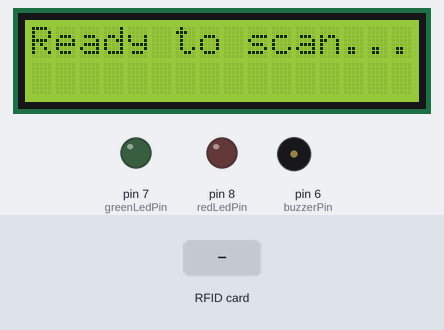
The sketch below on a simulated Arduino Uno, built with avr-gcc and run on an emulated ATmega328P. Parts: 16×2 character LCD, output pins drawn as LEDs (lit = HIGH), buzzer (waves = sounding). The inputs (shaded band) are chosen by the test bench. Pins used as bus, display or sensor lines are not drawn.

Above: at 1.3 s.
1.4 s: RFID card 5E 7A 19 C4 held to the reader
At 3.5 s:
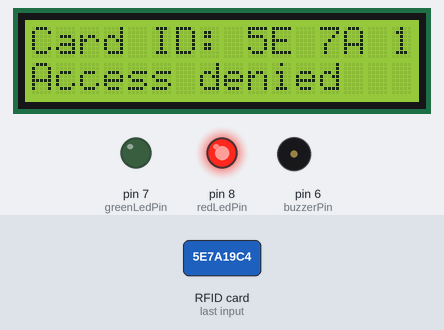
At 5.8 s:
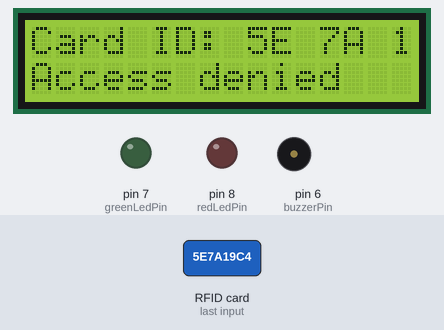
Timing chart, 0 to 7.3 s (numbered marks = the images above; inputs shaded):
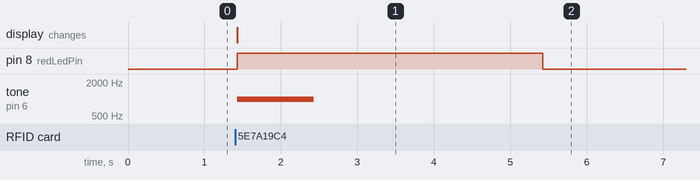

Measured:
- after the input at 1.4 s, pin 8 (redLedPin): LOW → HIGH at once, → LOW 4.0 s later; tone on pin 6 (buzzerPin): silent → 1000 Hz at once, → silent 1.0 s later; the display: changes at once (image 1)

The sketch:

NFC.ino
```cpp
#include <SPI.h>
#include <MFRC522.h>
#include <LiquidCrystal.h>

#define SS_PIN 10
#define RST_PIN 9
MFRC522 mfrc522(SS_PIN, RST_PIN);
LiquidCrystal lcd(12, 11, 5, 4, 3, 2);
int buzzerPin = 6;
int greenLedPin = 7;
int redLedPin = 8;

void setup() {
  Serial.begin(9600);
  SPI.begin();
  mfrc522.PCD_Init();
  lcd.begin(16, 2);
  pinMode(buzzerPin, OUTPUT);
  pinMode(greenLedPin, OUTPUT);
  pinMode(redLedPin, OUTPUT);
  lcd.print("Ready to scan...");
}

void loop() {
  if (mfrc522.PICC_IsNewCardPresent() && mfrc522.PICC_ReadCardSerial()) {
    lcd.clear();
    lcd.setCursor(0, 0);
    lcd.print("Card ID:");
    for (byte i = 0; i < mfrc522.uid.size; i++) {
      lcd.print(mfrc522.uid.uidByte[i] < 0x10 ? " 0" : " ");
      lcd.print(mfrc522.uid.uidByte[i], HEX);
    }
    lcd.setCursor(0, 1);
    if (mfrc522.uid.uidByte[0] == 0xAA && mfrc522.uid.uidByte[1] == 0xBB && mfrc522.uid.uidByte[2] == 0xCC && mfrc522.uid.uidByte[3] == 0xDD) {
      lcd.print("Access granted");
      digitalWrite(greenLedPin, HIGH);
      digitalWrite(redLedPin, LOW);
      tone(buzzerPin, 1000, 500);
      delay(1000);
      noTone(buzzerPin);
      digitalWrite(greenLedPin, LOW);
    } else {
      lcd.print("Access denied");
      digitalWrite(redLedPin, HIGH);
      digitalWrite(greenLedPin, LOW);
      tone(buzzerPin, 1000, 500);
      delay(500);
      tone(buzzerPin, 1000, 500);
      delay(3500);
      noTone(buzzerPin);
      digitalWrite(redLedPin, LOW);
    }
    mfrc522.PICC_HaltA();
    mfrc522.PCD_StopCrypto1();
    delay(2000);
    lcd.clear();
    lcd.setCursor(0, 0);
    lcd.print("Ready to scan...");
  }
}
```
